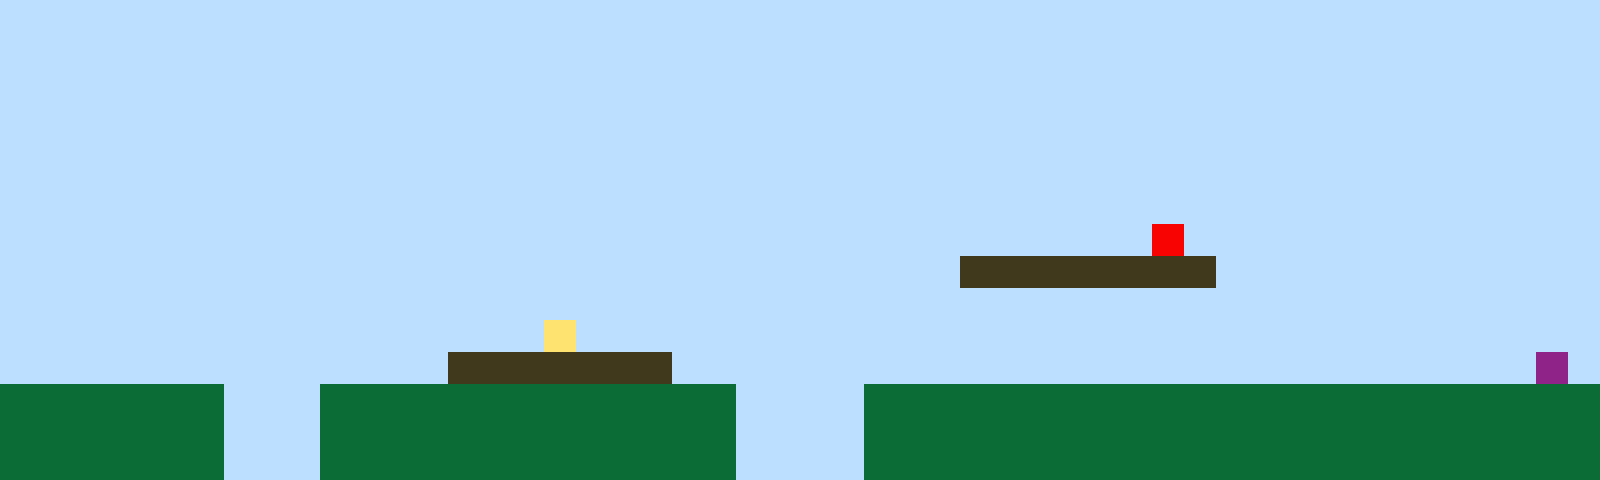

A level layout from a 2D game, rendered from its tile map. Below: a short description, then the map file with its tile-grid data intact:
An orthogonal 50x15 tile map with 32x32 px tiles, 1 tile layer (Tile Layer 1).

<map version="1.10" tiledversion="1.11.2" orientation="orthogonal" renderorder="right-up" width="50" height="15" tilewidth="32" tileheight="32" infinite="0" nextlayerid="2" nextobjectid="1"><editorsettings><export target="map1.csv" format="csv" /></editorsettings><tileset firstgid="1" name="sprites" tilewidth="32" tileheight="32" tilecount="6" columns="3"><image source="sprites.png" width="96" height="64" /></tileset><layer id="1" name="Tile Layer 1" width="50" height="15"><data encoding="csv">1,1,1,1,1,1,1,1,1,1,1,1,1,1,1,1,1,1,1,1,1,1,1,1,1,1,1,1,1,1,1,1,1,1,1,1,1,1,1,1,1,1,1,1,1,1,1,1,1,1,1,1,1,1,1,1,1,1,1,1,1,1,1,1,1,1,1,1,1,1,1,1,1,1,1,1,1,1,1,1,1,1,1,1,1,1,1,1,1,1,1,1,1,1,1,1,1,1,1,1,1,1,1,1,1,1,1,1,1,1,1,1,1,1,1,1,1,1,1,1,1,1,1,1,1,1,1,1,1,1,1,1,1,1,1,1,1,1,1,1,1,1,1,1,1,1,1,1,1,1,1,1,1,1,1,1,1,1,1,1,1,1,1,1,1,1,1,1,1,1,1,1,1,1,1,1,1,1,1,1,1,1,1,1,1,1,1,1,1,1,1,1,1,1,1,1,1,1,1,1,1,1,1,1,1,1,1,1,1,1,1,1,1,1,1,1,1,1,1,1,1,1,1,1,1,1,1,1,1,1,1,1,1,1,1,1,1,1,1,1,1,1,1,1,1,1,1,1,1,1,1,1,1,1,1,1,1,1,1,1,1,1,1,1,1,1,1,1,1,1,1,1,1,1,1,1,1,1,1,1,1,1,1,1,1,1,1,1,1,1,1,1,1,1,1,1,1,1,1,1,1,1,1,1,1,1,1,1,1,1,1,1,1,1,1,1,1,1,1,1,1,1,1,1,1,1,1,1,1,1,1,1,1,1,1,1,1,1,1,1,1,1,1,1,1,1,1,1,1,1,1,1,1,1,1,1,1,1,1,1,1,1,1,1,1,1,1,1,1,1,1,1,1,1,1,1,1,1,1,1,1,1,1,1,1,1,5,1,1,1,1,1,1,1,1,1,1,1,1,1,1,1,1,1,1,1,1,1,1,1,1,1,1,1,1,1,1,1,1,1,1,1,1,1,1,1,1,1,1,1,3,3,3,3,3,3,3,3,1,1,1,1,1,1,1,1,1,1,1,1,1,1,1,1,1,1,1,1,1,1,1,1,1,1,1,1,1,1,1,1,1,1,1,1,1,1,1,1,1,1,1,1,1,1,1,1,1,1,1,1,1,1,1,1,1,1,1,1,1,1,1,1,1,1,1,1,1,1,1,1,1,1,1,1,1,1,1,4,1,1,1,1,1,1,1,1,1,1,1,1,1,1,1,1,1,1,1,1,1,1,1,1,1,1,1,1,1,1,1,1,1,1,1,1,1,1,1,1,1,1,1,1,1,1,3,3,3,3,3,3,3,1,1,1,1,1,1,1,1,1,1,1,1,1,1,1,1,1,1,1,1,1,1,1,1,1,1,1,6,1,2,2,2,2,2,2,2,1,1,1,2,2,2,2,2,2,2,2,2,2,2,2,2,1,1,1,1,2,2,2,2,2,2,2,2,2,2,2,2,2,2,2,2,2,2,2,2,2,2,2,2,2,2,2,2,2,2,1,1,1,2,2,2,2,2,2,2,2,2,2,2,2,2,1,1,1,1,2,2,2,2,2,2,2,2,2,2,2,2,2,2,2,2,2,2,2,2,2,2,2,2,2,2,2,2,2,2,1,1,1,2,2,2,2,2,2,2,2,2,2,2,2,2,1,1,1,1,2,2,2,2,2,2,2,2,2,2,2,2,2,2,2,2,2,2,2,2,2,2,2</data></layer></map>
